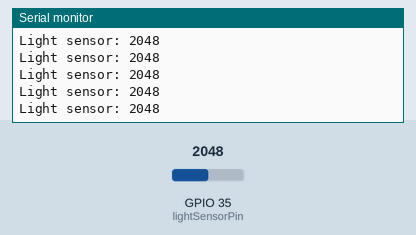
Recording of a sketch running on a simulated ESP32. On the bench: the last lines printed to the serial monitor. Inputs (shaded band) come from the test bench; at power-on: GPIO 35 (lightSensorPin) = 2048.

Above: at 1.2 s.
1.3 s: GPIO 35 (lightSensorPin) set to 2866
At 1.31 s:
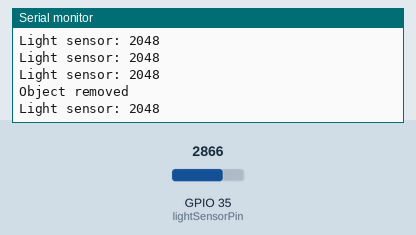
2.8 s: GPIO 35 (lightSensorPin) set to 2047
At 2.82 s:
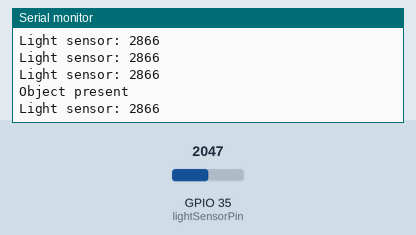
Timing chart, 0 to 5.8 s (numbered marks = the images above; inputs shaded):
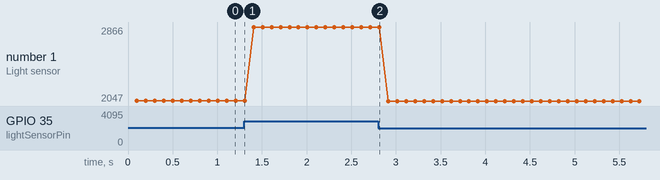

The sketch:

LightSensor.ino
```cpp
const int lightSensorPin = 35;

void setup() {
  Serial.begin(115200);
  pinMode(lightSensorPin, INPUT);
}

void loop() {
    int ldrStatus = analogRead(lightSensorPin);
    int first = analogRead(lightSensorPin);

    delay(100);
    int last = analogRead(lightSensorPin);

    if(first - last > 500) {
        Serial.println("Object present");
    } else if(last - first > 500) {
        Serial.println("Object removed");
    }

    Serial.println(String("Light sensor: ") + String(ldrStatus));
}
```

Measured:
- after the input at 1.3 s, the serial monitor: prints a new line at once (image 1)
- after the input at 2.8 s, the serial monitor: prints a new line at once (image 2)
- plotted number 1: 2048 → 2866 after the input at 1.3 s, 2866 → 2047 after the input at 2.8 s
